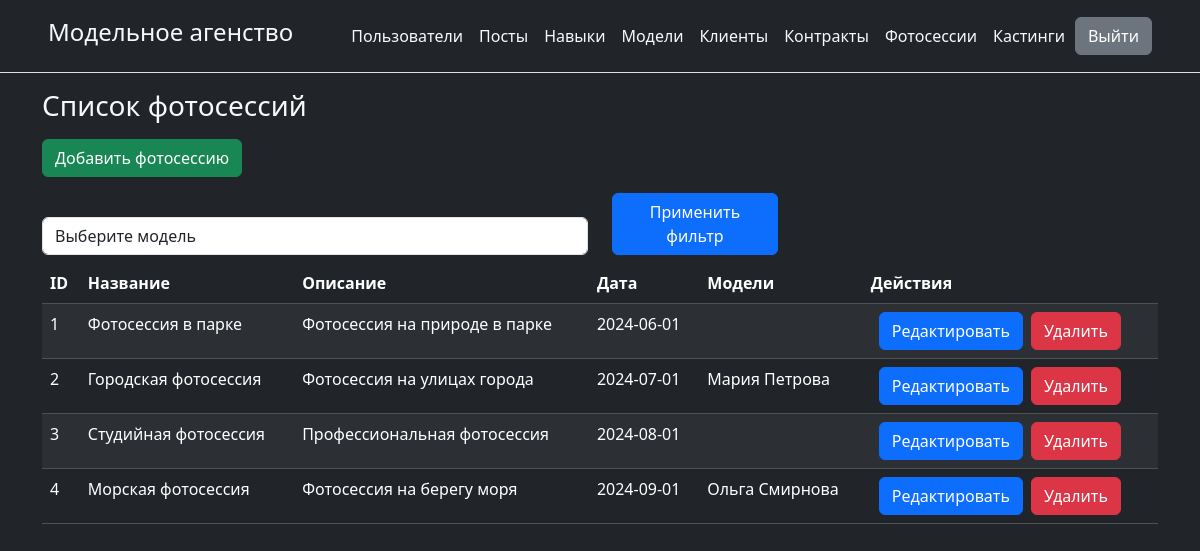
The app's page /admin/photoshoots/index.php (signed in) with its own data.
### tables this page shows
CREATE TABLE `photoshoots` (
  `id` int NOT NULL,
  `photoshoots_name` varchar(255) DEFAULT NULL,
  `description` text,
  `date` date DEFAULT NULL
);

### admin/photoshoots/index.php (the view, shortened to what this page needs)
<?php
include '../header.php';
require_once '../database_connection.php';
try {
	$sql = "
        SELECT ps.*, GROUP_CONCAT(m.first_name, ' ', m.last_name ORDER BY m.first_name SEPARATOR '<br> ') AS models
        FROM photoshoots ps
        LEFT JOIN photoshoot_models pm ON ps.id = pm.photoshoot_id
        LEFT JOIN models m ON pm.model_id = m.id";
	$params = [];
	$sql .= " GROUP BY ps.id";
	$stmt = $pdo->prepare($sql);
	$stmt->execute($params);
	$photoshoots = $stmt->fetchAll(PDO::FETCH_ASSOC);
} catch (PDOException $e) {
	echo "Ошибка при получении списка фотосессий: " . $e->getMessage();
}
?>
<body class="bg-dark text-light">
<div class="container">
	<h3 class="text-light my-3">Список фотосессий</h3>
	<a href="create_photoshoot.php" class="btn btn-success mb-3">Добавить фотосессию</a>
	<form method="GET" action="">
		<div class="row align-items-end">
			<div class="col-md-6">
				<select name="model_id" class="form-control mb-2">
					<option value="">Выберите модель</option>
				</select>
			</div>
			<div class="col-md-2">
				<button type="submit" class="btn btn-primary mb-2">Применить фильтр</button>
			</div>
		</div>
	</form>
	<table class="table table-striped table-dark">
		<thead>
		<tr>
			<th>ID</th>
			<th>Название</th>
			<th>Описание</th>
			<th>Дата</th>
			<th>Модели</th>
			<th>Действия</th>
		</tr>
		</thead>
		<tbody>
	<?php foreach ($photoshoots as $photoshoot): ?>
			<tr>
				<td><?= $photoshoot['id'] ?></td>
				<td><?= $photoshoot['photoshoots_name'] ?></td>
				<td><?= $photoshoot['description'] ?></td>
				<td><?= $photoshoot['date'] ?></td>
				<td><?= $photoshoot['models'] ?></td>
				<td>
					<div class="btn-group" role="group">
						<form method="GET" action="edit_photoshoot.php" class="mx-2">
							<input type="submit" class="btn btn-primary" value="Редактировать">
						</form>
						<form method="POST" action="delete_photoshoot.php" onsubmit="return confirm('Вы уверены, что хотите удалить эту фотосессию?');">
							<input type="submit" class="btn btn-danger" value="Удалить">
						</form>
					</div>
				</td>
			</tr>
	<?php endforeach; ?>
		</tbody>
	</table>
</div>
</body>
</html>

### records on screen
photoshoots: id "1", photoshoots_name "Фотосессия в парке", description "Фотосессия на природе в парке", date "2024-06-01"
photoshoots: id "2", photoshoots_name "Городская фотосессия", description "Фотосессия на улицах города", date "2024-07-01", models "Мария Петрова"
photoshoots: id "3", photoshoots_name "Студийная фотосессия", description "Профессиональная фотосессия", date "2024-08-01"
photoshoots: id "4", photoshoots_name "Морская фотосессия", description "Фотосессия на берегу моря", date "2024-09-01", models "Ольга Смирнова"
